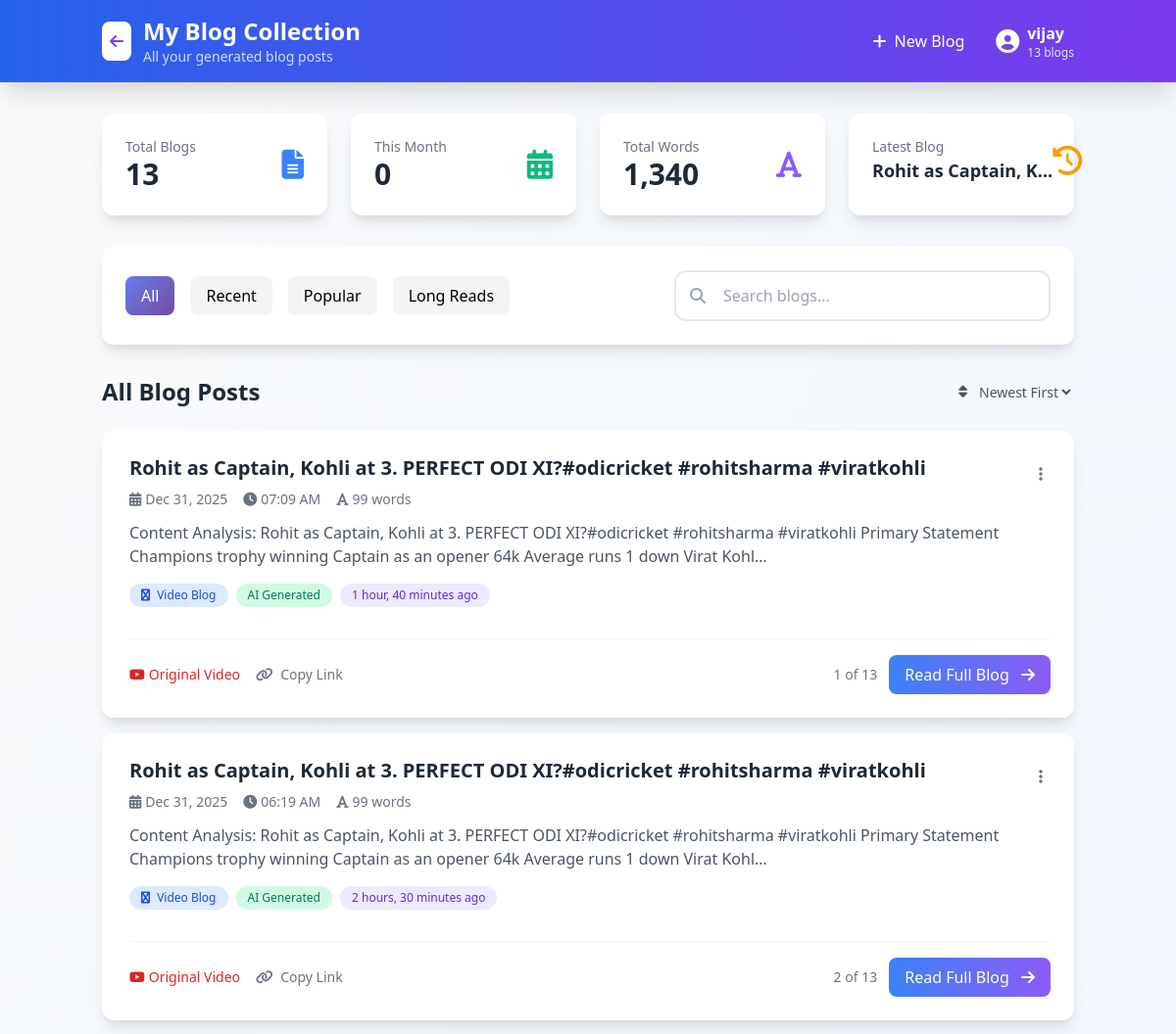
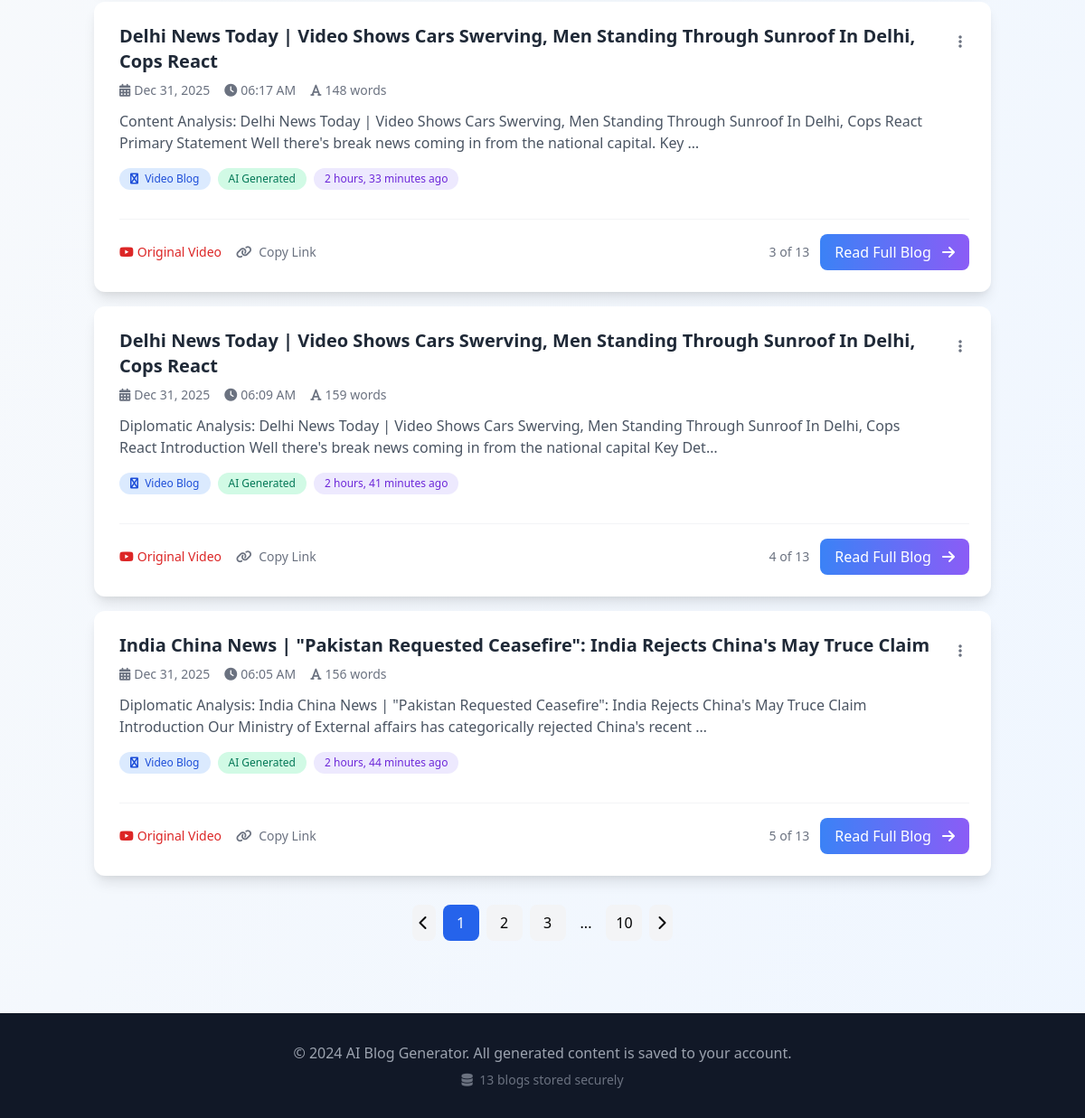
/blogs/ (signed in), run on the app's committed database (2 pictures, top to bottom).
### blog_generator/models.py (models this page shows, shortened)
class BlogPost(models.Model):
    user = models.ForeignKey(User, on_delete=models.CASCADE)
    youtube_title = models.CharField(max_length=500)
    youtube_link = models.URLField(max_length=500)
    generated_content = models.TextField()
    created_at = models.DateTimeField(auto_now_add=True)  # Add this

### blog_generator/views.py (the view)
# urls.py: path('blogs/', views.blog_list, name='blog_list'),
@login_required
def blog_list(request):
    blog_articles = BlogPost.objects.filter(user=request.user).order_by('-created_at')
    return render(request, "all-blogs.html", {
        'blog_articles': blog_articles,
        'user': request.user
    })

### templates/all-blogs.html (shortened to what this page needs)
<!DOCTYPE html>
<html lang="en">
<head>
    <link href="https://cdn.jsdelivr.net/npm/tailwindcss@2.2.19/dist/tailwind.min.css" rel="stylesheet">
    <link rel="stylesheet" href="https://cdnjs.cloudflare.com/ajax/libs/font-awesome/6.4.0/css/all.min.css">
</head>
<body class="bg-gradient-to-br from-gray-50 to-blue-50 min-h-screen font-sans antialiased">
    <nav class="bg-gradient-to-r from-blue-600 to-purple-600 text-white shadow-xl">
        <div class="container mx-auto px-4">
            <div class="flex justify-between items-center py-4">
                <div class="flex items-center space-x-3">
                    <a href="{% url 'index' %}" class="p-2 bg-white rounded-lg hover:bg-gray-100 transition">
                        <i class="fas fa-arrow-left text-purple-600"></i>
                    </a>
                    <div>
                        <h1 class="text-2xl font-bold">My Blog Collection</h1>
                        <p class="text-sm text-blue-100 opacity-90">All your generated blog posts</p>
                    </div>
                </div>
                <div class="flex items-center space-x-4">
                    <a href="{% url 'index' %}" class="flex items-center space-x-2 hover:text-blue-200 transition px-4 py-2 bg-white/10 rounded-lg">
                        <i class="fas fa-plus"></i>
                        <span>New Blog</span>
                    </a>
                    <div class="relative">
                        <div class="flex items-center space-x-2">
                            <i class="fas fa-user-circle text-2xl"></i>
                            <div class="hidden md:block">
                                <p class="font-semibold">{{ user.username }}</p>
                                <p class="text-xs text-blue-100">{{ blog_articles.count }} blogs</p>
                            </div>
                        </div>
                    </div>
                </div>
            </div>
        </div>
    </nav>
    <main class="container mx-auto px-4 py-8">
        <div class="grid grid-cols-1 md:grid-cols-4 gap-6 mb-8">
            <div class="bg-white rounded-xl shadow-lg p-6">
                <div class="flex items-center justify-between">
                    <div>
                        <p class="text-sm text-gray-500">Total Blogs</p>
                        <p class="text-3xl font-bold text-gray-800">{{ blog_articles.count }}</p>
                    </div>
                    <i class="fas fa-file-alt text-3xl text-blue-500"></i>
                </div>
            </div>
            <div class="bg-white rounded-xl shadow-lg p-6">
                <div class="flex items-center justify-between">
                    <div>
                        <p class="text-sm text-gray-500">This Month</p>
                        <p class="text-3xl font-bold text-gray-800">
                            {% now "m" as current_month %}
                            {% with current_month_int=current_month|add:"0" %}
                                {% with monthly_count=0 %}
                                    {{ monthly_count }}
                                {% endwith %}
                            {% endwith %}
                        </p>
                    </div>
                    <i class="fas fa-calendar-alt text-3xl text-green-500"></i>
                </div>
            </div>
            <div class="bg-white rounded-xl shadow-lg p-6">
                <div class="flex items-center justify-between">
                    <div>
                        <p class="text-sm text-gray-500">Total Words</p>
                        <p class="text-3xl font-bold text-gray-800" id="totalWordsCounter">
                        </p>
                    </div>
                    <i class="fas fa-font text-3xl text-purple-500"></i>
                </div>
            </div>
            <div class="bg-white rounded-xl shadow-lg p-6">
                <div class="flex items-center justify-between">
                    <div>
                        <p class="text-sm text-gray-500">Latest Blog</p>
                        <p class="text-lg font-bold text-gray-800 truncate">
                            {% if blog_articles.first %}
                                {{ blog_articles.first.youtube_title|truncatechars:20 }}
                            {% else %}
                                None
                            {% endif %}
                        </p>
                    </div>
                    <i class="fas fa-history text-3xl text-yellow-500"></i>
                </div>
            </div>
        </div>
        <div class="bg-white rounded-xl shadow-lg p-6 mb-8">
            <div class="flex flex-col md:flex-row justify-between items-center space-y-4 md:space-y-0">
                <div class="flex space-x-4">
                    <button class="filter-btn active px-4 py-2 rounded-lg font-medium transition">All</button>
                    <button class="filter-btn px-4 py-2 rounded-lg bg-gray-100 hover:bg-gray-200 font-medium transition">Recent</button>
                    <button class="filter-btn px-4 py-2 rounded-lg bg-gray-100 hover:bg-gray-200 font-medium transition">Popular</button>
                    <button class="filter-btn px-4 py-2 rounded-lg bg-gray-100 hover:bg-gray-200 font-medium transition">Long Reads</button>
                </div>
                <div class="relative w-full md:w-auto">
                    <div class="relative">
                        <input type="text" id="searchInput" placeholder="Search blogs..."
                               class="pl-12 pr-4 py-3 w-full md:w-96 border-2 border-gray-200 rounded-xl focus:border-blue-500 focus:ring-2 focus:ring-blue-200 outline-none transition">
                        <i class="fas fa-search absolute left-4 top-1/2 transform -translate-y-1/2 text-gray-400"></i>
                    </div>
                </div>
            </div>
        </div>
        <div class="mb-8">
            <div class="flex justify-between items-center mb-6">
                <h2 class="text-2xl font-bold text-gray-800">All Blog Posts</h2>
                <div class="flex items-center space-x-2 text-sm text-gray-600">
                    <i class="fas fa-sort"></i>
                    <select id="sortSelect" class="border-none bg-transparent focus:outline-none">
                        <option value="newest">Newest First</option>
                    </select>
                </div>
            </div>
            {% if blog_articles %}
                <div id="blogList" class="space-y-4">
                    {% for blog in blog_articles %}
                    <div class="blog-card bg-white rounded-xl shadow-lg p-6 cursor-pointer" onclick="window.location.href='{% url 'blog_details' blog.id %}'">
                        <div class="flex flex-col md:flex-row md:items-start justify-between">
                            <div class="flex-1">
                                <div class="flex items-start justify-between">
                                    <div class="flex-1">
                                        <h3 class="text-xl font-bold text-gray-800 mb-2">{{ blog.youtube_title }}</h3>
                                        <div class="flex items-center space-x-4 text-sm text-gray-500 mb-3">
                                            <span class="flex items-center">
                                                <i class="fas fa-calendar-alt mr-1"></i>
                                                {{ blog.created_at|date:"M d, Y" }}
                                            </span>
                                            <span class="flex items-center">
                                                <i class="fas fa-clock mr-1"></i>
                                                {{ blog.created_at|time:"h:i A" }}
                                            </span>
                                            <span class="flex items-center word-count" data-words="{{ blog.generated_content|wordcount }}">
                                                <i class="fas fa-font mr-1"></i>
                                                {{ blog.generated_content|wordcount }} words
                                            </span>
                                        </div>
                                        <p class="text-gray-600 mb-4 line-clamp-2">
                                            {{ blog.generated_content|striptags|truncatechars:200 }}
                                        </p>
                                        <div class="flex flex-wrap gap-2 mb-4">
                                            <span class="px-3 py-1 bg-blue-100 text-blue-700 text-xs rounded-full">
                                                <i class="fas fa-youtube mr-1"></i> Video Blog
                                            </span>
                                            <span class="px-3 py-1 bg-green-100 text-green-700 text-xs rounded-full">
                                                AI Generated
                                            </span>
                                            <span class="px-3 py-1 bg-purple-100 text-purple-700 text-xs rounded-full">
                                                {{ blog.created_at|timesince }} ago
                                            </span>
                                        </div>
                                    </div>
                                    <div class="md:ml-4 mt-4 md:mt-0">
                                        <div class="relative group">
                                            <button class="p-2 rounded-lg hover:bg-gray-100" onclick="event.stopPropagation();">
                                                <i class="fas fa-ellipsis-v text-gray-500"></i>
                                            </button>
                                        </div>
                                    </div>
                                </div>
                            </div>
                        </div>
                        <div class="flex justify-between items-center mt-4 pt-4 border-t border-gray-100">
                            <div class="flex items-center space-x-4">
                                <a href="{{ blog.youtube_link }}" target="_blank"
                                   class="flex items-center text-sm text-red-600 hover:text-red-700" onclick="event.stopPropagation();">
                                    <i class="fab fa-youtube mr-1"></i> Original Video
                                </a>
                                <button class="copy-link text-sm text-gray-500 hover:text-gray-700"
                                        data-link="{% url 'blog_details' blog.id %}"
                                        onclick="event.stopPropagation(); copyBlogLink(this);">
                                    <i class="fas fa-link mr-1"></i> Copy Link
                                </button>
                            </div>
                            <div class="flex items-center">
                                <span class="text-sm text-gray-500 mr-3">{{ forloop.counter }} of {{ blog_articles.count }}</span>
                                <button class="px-4 py-2 bg-gradient-to-r from-blue-500 to-purple-500 text-white rounded-lg hover:shadow-lg transition" onclick="event.stopPropagation(); window.location.href='{% url 'blog_details' blog.id %}';">
                                    Read Full Blog <i class="fas fa-arrow-right ml-2"></i>
                                </button>
                            </div>
                        </div>
                    </div>
                    {% endfor %}
                </div>
            {% endif %}
        </div>
        {% if blog_articles|length > 5 %}
        <div class="flex justify-center mt-8">
            <nav class="flex items-center space-x-2">
                <button class="p-2 rounded-lg bg-gray-100 hover:bg-gray-200" id="prevPage">
                    <i class="fas fa-chevron-left"></i>
                </button>
                <button class="w-10 h-10 rounded-lg bg-blue-600 text-white page-btn active" data-page="1">1</button>
                {% if blog_articles|length > 10 %}
                <button class="w-10 h-10 rounded-lg bg-gray-100 hover:bg-gray-200 page-btn" data-page="2">2</button>
                <button class="w-10 h-10 rounded-lg bg-gray-100 hover:bg-gray-200 page-btn" data-page="3">3</button>
                <span class="px-2">...</span>
                <button class="w-10 h-10 rounded-lg bg-gray-100 hover:bg-gray-200 page-btn" data-page="10">10</button>
                {% endif %}
                <button class="p-2 rounded-lg bg-gray-100 hover:bg-gray-200" id="nextPage">
                    <i class="fas fa-chevron-right"></i>
                </button>
            </nav>
        </div>
        {% endif %}
    </main>
    <footer class="bg-gray-900 text-white py-8 mt-12">
        <div class="container mx-auto px-4 text-center">
            <p class="text-gray-400">© 2024 AI Blog Generator. All generated content is saved to your account.</p>
            <p class="text-gray-500 text-sm mt-2">
                <i class="fas fa-database mr-1"></i> {{ blog_articles.count }} blogs stored securely
            </p>
        </div>
    </footer>
</body>
</html>

### templates/all-blogs.html (style rules this page uses)
.blog-card { transition: all 0.3s ease; border-left: 4px solid transparent; }
.filter-btn.active { background: linear-gradient(135deg, #667eea 0%, #764ba2 100%); color: white; }
.line-clamp-2 { display: -webkit-box; -webkit-line-clamp: 2; -webkit-box-orient: vertical; overflow: hidden; }

### data on the page
BlogPost: first.youtube_title "Rohit as Captain, K…", youtube_title "Rohit as Captain, Kohli at 3. PERFECT ODI XI?#odicricket #rohitsharma #viratkohli", created_at "Dec 31, 2025", created_at "07:09 AM", generated_content "99", generated_content "Content Analysis: Rohit as Captain, Kohli at 3. PERFECT ODI XI?#odicricket #rohitsharma #viratkohli Primary Statement Champions trophy winning Captain as an opener 64k Average runs 1 down Virat Kohl…", created_at "1 hour, 40 minutes", count "13"
BlogPost: youtube_title "Rohit as Captain, Kohli at 3. PERFECT ODI XI?#odicricket #rohitsharma #viratkohli", created_at "Dec 31, 2025", created_at "06:19 AM", generated_content "99", generated_content "Content Analysis: Rohit as Captain, Kohli at 3. PERFECT ODI XI?#odicricket #rohitsharma #viratkohli Primary Statement Champions trophy winning Captain as an opener 64k Average runs 1 down Virat Kohl…", created_at "2 hours, 30 minutes", count "13"
BlogPost: youtube_title "Delhi News Today | Video Shows Cars Swerving, Men Standing Through Sunroof In Delhi, Cops React", created_at "Dec 31, 2025", created_at "06:17 AM", generated_content "148", generated_content "Content Analysis: Delhi News Today | Video Shows Cars Swerving, Men Standing Through Sunroof In Delhi, Cops React Primary Statement Well there's break news coming in from the national capital. Key …", created_at "2 hours, 33 minutes", count "13"
BlogPost: youtube_title "Delhi News Today | Video Shows Cars Swerving, Men Standing Through Sunroof In Delhi, Cops React", created_at "Dec 31, 2025", created_at "06:09 AM", generated_content "159", generated_content "Diplomatic Analysis: Delhi News Today | Video Shows Cars Swerving, Men Standing Through Sunroof In Delhi, Cops React Introduction Well there's break news coming in from the national capital Key Det…", created_at "2 hours, 41 minutes", count "13"
BlogPost: youtube_title "India China News | \"Pakistan Requested Ceasefire\": India Rejects China's May Truce Claim", created_at "Dec 31, 2025", created_at "06:05 AM", generated_content "156", generated_content "Diplomatic Analysis: India China News | \"Pakistan Requested Ceasefire\": India Rejects China's May Truce Claim Introduction Our Ministry of External affairs has categorically rejected China's recent …", created_at "2 hours, 44 minutes", count "13"

### other printed values
{{ user.username }} "vijay"
{{ blog_articles.count }} "13"
{{ monthly_count }} "0"
